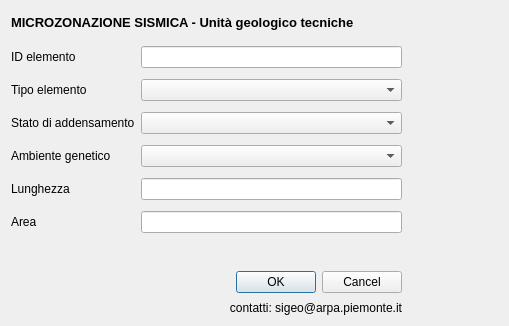
<?xml version="1.0" encoding="UTF-8"?>
<ui version="4.0">
 <class>Dialog</class>
 <widget class="QDialog" name="Dialog">
  <property name="geometry">
   <rect>
    <x>0</x>
    <y>0</y>
    <width>509</width>
    <height>326</height>
   </rect>
  </property>
  <property name="minimumSize">
   <size>
    <width>509</width>
    <height>326</height>
   </size>
  </property>
  <property name="font">
   <font>
    <family>Arial</family>
   </font>
  </property>
  <property name="windowTitle">
   <string>Dialog</string>
  </property>
  <widget class="QWidget" name="layoutWidget">
   <property name="geometry">
    <rect>
     <x>11</x>
     <y>11</y>
     <width>391</width>
     <height>22</height>
    </rect>
   </property>
   <layout class="QHBoxLayout" name="horizontalLayout">
    <item>
     <widget class="QLabel" name="label_6">
      <property name="font">
       <font>
        <pointsize>10</pointsize>
        <weight>75</weight>
        <bold>true</bold>
       </font>
      </property>
      <property name="text">
       <string>MICROZONAZIONE SISMICA - Unità geologico tecniche</string>
      </property>
     </widget>
    </item>
    <item>
     <spacer name="horizontalSpacer">
      <property name="orientation">
       <enum>Qt::Horizontal</enum>
      </property>
      <property name="sizeHint" stdset="0">
       <size>
        <width>40</width>
        <height>20</height>
       </size>
      </property>
     </spacer>
    </item>
   </layout>
  </widget>
  <widget class="QWidget" name="">
   <property name="geometry">
    <rect>
     <x>11</x>
     <y>271</y>
     <width>391</width>
     <height>45</height>
    </rect>
   </property>
   <layout class="QGridLayout" name="gridLayout">
    <item row="0" column="0" rowspan="2">
     <widget class="QLabel" name="label_10">
      <property name="text">
       <string/>
      </property>
      <property name="pixmap">
       <pixmap>resources/arpa.gif</pixmap>
      </property>
     </widget>
    </item>
    <item row="0" column="1" rowspan="2">
     <widget class="QLabel" name="label_16">
      <property name="text">
       <string/>
      </property>
      <property name="pixmap">
       <pixmap>resources/rp.gif</pixmap>
      </property>
     </widget>
    </item>
    <item row="0" column="2">
     <widget class="QDialogButtonBox" name="buttonBox">
      <property name="orientation">
       <enum>Qt::Horizontal</enum>
      </property>
      <property name="standardButtons">
       <set>QDialogButtonBox::Cancel|QDialogButtonBox::Ok</set>
      </property>
     </widget>
    </item>
    <item row="1" column="2">
     <widget class="QLabel" name="label_17">
      <property name="text">
       <string>contatti: sigeo@arpa.piemonte.it</string>
      </property>
      <property name="alignment">
       <set>Qt::AlignRight|Qt::AlignTrailing|Qt::AlignVCenter</set>
      </property>
     </widget>
    </item>
   </layout>
  </widget>
  <widget class="QWidget" name="">
   <property name="geometry">
    <rect>
     <x>11</x>
     <y>41</y>
     <width>391</width>
     <height>201</height>
    </rect>
   </property>
   <layout class="QGridLayout" name="gridLayout_2">
    <item row="3" column="1">
     <widget class="QComboBox" name="gen"/>
    </item>
    <item row="0" column="1">
     <widget class="QLineEdit" name="id_gt">
      <property name="toolTip">
       <string extracomment="pippo"/>
      </property>
      <property name="whatsThis">
       <string/>
      </property>
     </widget>
    </item>
    <item row="3" column="0">
     <widget class="QLabel" name="label_4">
      <property name="text">
       <string>Ambiente genetico</string>
      </property>
     </widget>
    </item>
    <item row="2" column="1">
     <widget class="QComboBox" name="stato"/>
    </item>
    <item row="2" column="0">
     <widget class="QLabel" name="label_2">
      <property name="text">
       <string>Stato di addensamento</string>
      </property>
     </widget>
    </item>
    <item row="0" column="0">
     <widget class="QLabel" name="label_3">
      <property name="toolTip">
       <string/>
      </property>
      <property name="statusTip">
       <string/>
      </property>
      <property name="whatsThis">
       <string/>
      </property>
      <property name="text">
       <string>ID elemento</string>
      </property>
     </widget>
    </item>
    <item row="1" column="0">
     <widget class="QLabel" name="label">
      <property name="text">
       <string>Tipo elemento</string>
      </property>
     </widget>
    </item>
    <item row="1" column="1">
     <widget class="QComboBox" name="tipo_gt"/>
    </item>
    <item row="4" column="1">
     <widget class="QLineEdit" name="shape_leng">
      <property name="toolTip">
       <string extracomment="pippo"/>
      </property>
      <property name="whatsThis">
       <string/>
      </property>
     </widget>
    </item>
    <item row="5" column="1">
     <widget class="QLineEdit" name="shape_area">
      <property name="toolTip">
       <string extracomment="pippo"/>
      </property>
      <property name="whatsThis">
       <string/>
      </property>
     </widget>
    </item>
    <item row="4" column="0">
     <widget class="QLabel" name="label_5">
      <property name="toolTip">
       <string/>
      </property>
      <property name="statusTip">
       <string/>
      </property>
      <property name="whatsThis">
       <string/>
      </property>
      <property name="text">
       <string>Lunghezza</string>
      </property>
     </widget>
    </item>
    <item row="5" column="0">
     <widget class="QLabel" name="label_7">
      <property name="toolTip">
       <string/>
      </property>
      <property name="statusTip">
       <string/>
      </property>
      <property name="whatsThis">
       <string/>
      </property>
      <property name="text">
       <string>Area</string>
      </property>
     </widget>
    </item>
   </layout>
  </widget>
  <zorder>layoutWidget</zorder>
  <zorder>layoutWidget</zorder>
  <zorder>layoutWidget</zorder>
  <zorder>layoutWidget</zorder>
  <zorder>layoutWidget</zorder>
 </widget>
 <resources/>
 <connections>
  <connection>
   <sender>buttonBox</sender>
   <signal>accepted()</signal>
   <receiver>Dialog</receiver>
   <slot>accept()</slot>
   <hints>
    <hint type="sourcelabel">
     <x>248</x>
     <y>254</y>
    </hint>
    <hint type="destinationlabel">
     <x>157</x>
     <y>274</y>
    </hint>
   </hints>
  </connection>
  <connection>
   <sender>buttonBox</sender>
   <signal>rejected()</signal>
   <receiver>Dialog</receiver>
   <slot>reject()</slot>
   <hints>
    <hint type="sourcelabel">
     <x>316</x>
     <y>260</y>
    </hint>
    <hint type="destinationlabel">
     <x>286</x>
     <y>274</y>
    </hint>
   </hints>
  </connection>
 </connections>
</ui>
